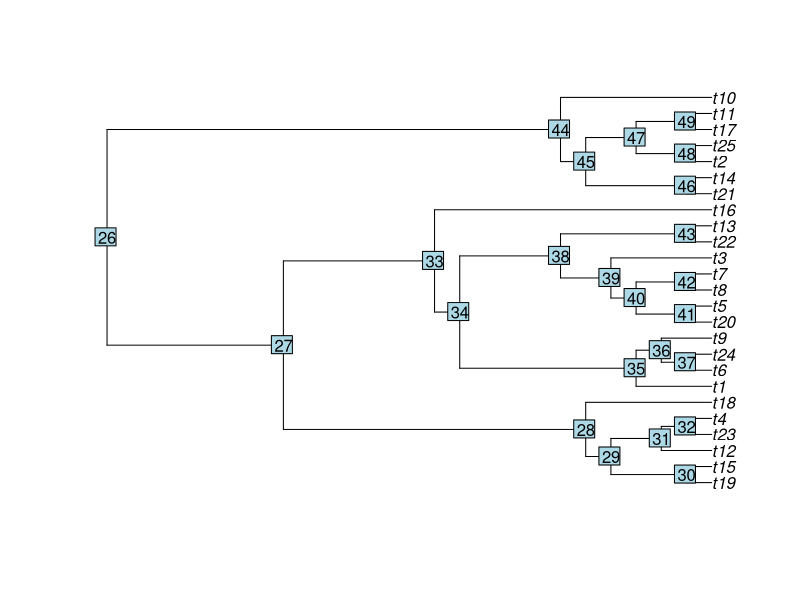
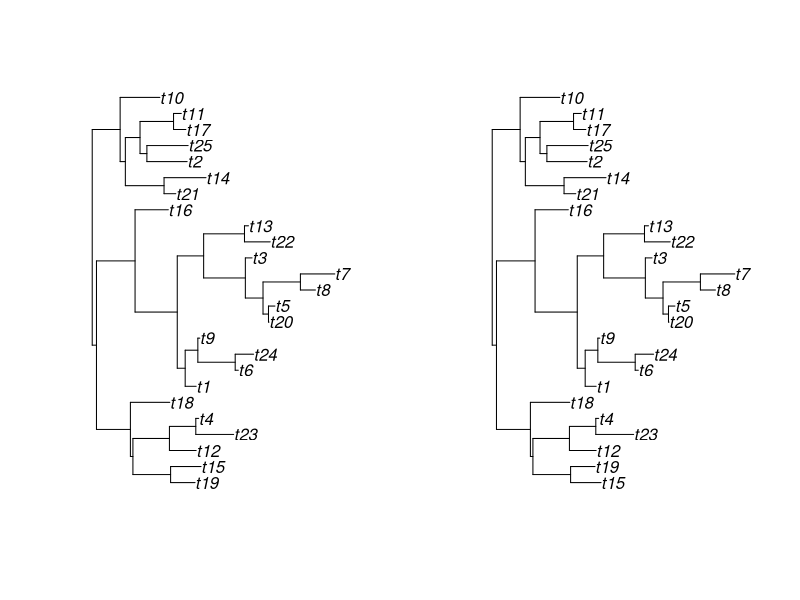
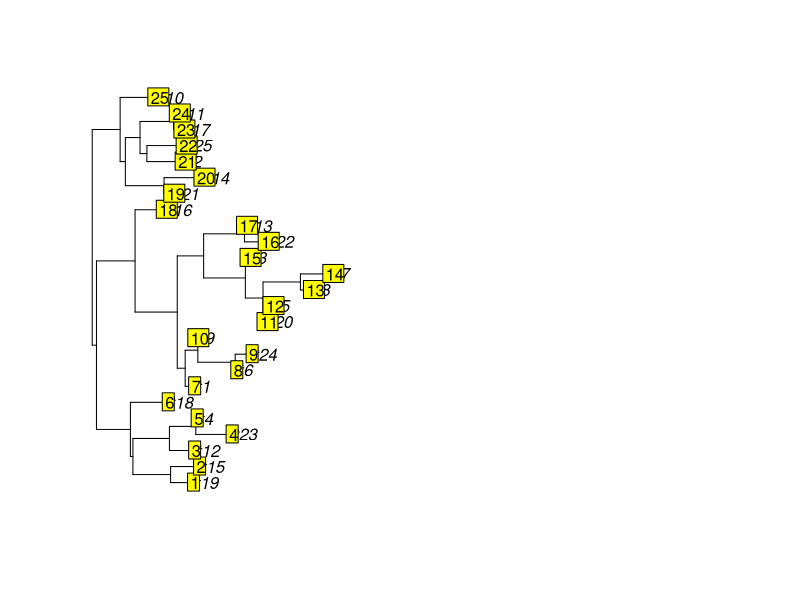
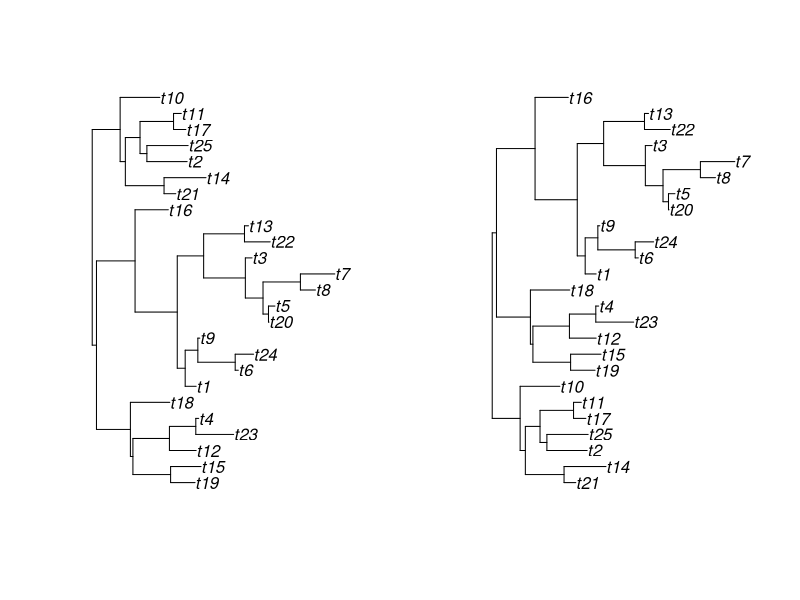
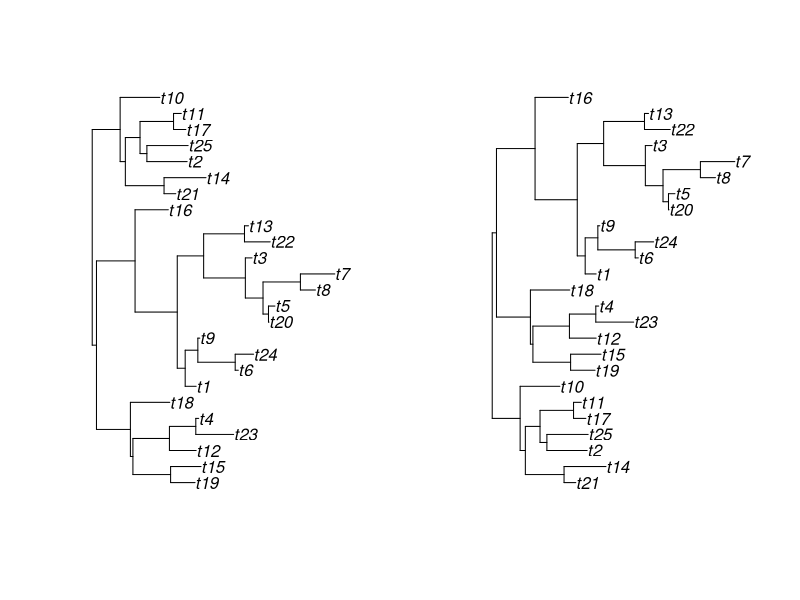
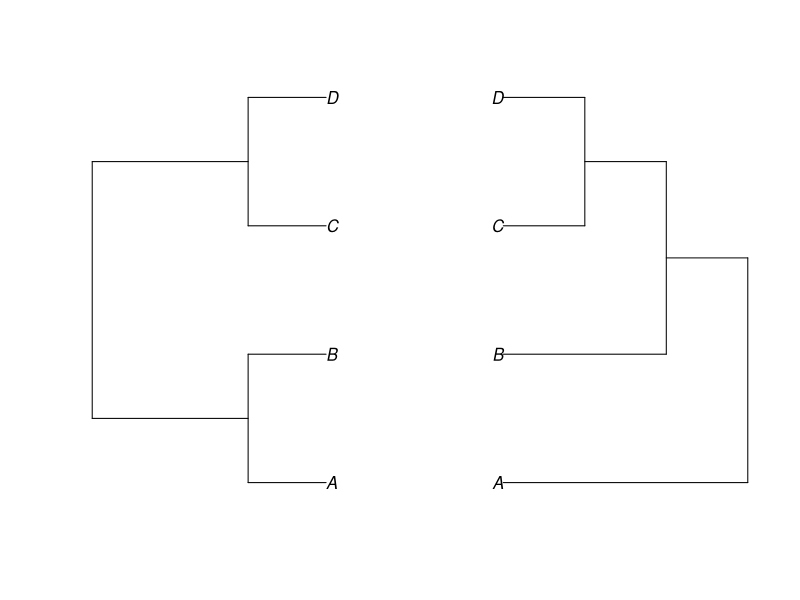
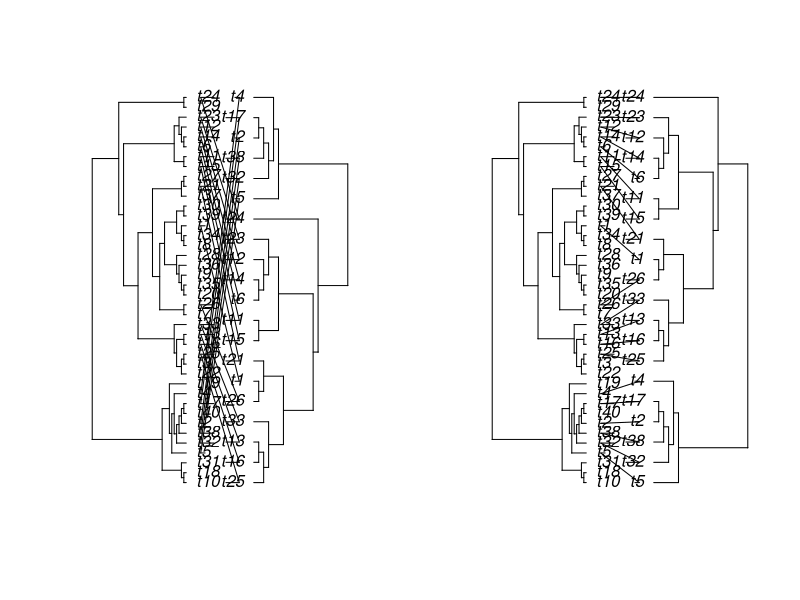

Recreate these plots in R, in order.
library(ape)


### Name: rotate
### Title: Swapping Sister Clades
### Aliases: rotate rotateConstr
### Keywords: manip

### ** Examples

# create a random tree:
tre <- rtree(25)

# visualize labels of internal nodes:
plot(tre, use.edge.length=FALSE)
nodelabels()

# rotate clades around node 30:
tre.new <- rotate(tre, 30)

# compare the results:
par(mfrow=c(1,2)) # split graphical device
plot(tre) # plot old tre
plot(tre.new) # plot new tree

# visualize labels of terminal nodes:
plot(tre)
tiplabels()

# rotate clades containing nodes 12 and 20:
tre.new <- rotate(tre, c(12, 21))

# compare the results:
par(mfrow=c(1,2)) # split graphical device
plot(tre) # plot old tre
plot(tre.new) # plot new tree

# or you migth just specify tiplabel names:
tre.new <- rotate(tre, c("t3", "t14"))

# compare the results:
par(mfrow=c(1,2)) # devide graphical device
plot(tre) # plot old tre
plot(tre.new) # plot new tree

# a simple example for rotateConstr:
A <- read.tree(text = "((A,B),(C,D));")
B <- read.tree(text = "(((D,C),B),A);")
B <- rotateConstr(B, A$tip.label)
plot(A); plot(B, d = "l")

# something more interesting (from ?cophyloplot):
tr1 <- rtree(40)
## drop 20 randomly chosen tips:
tr2 <- drop.tip(tr1, sample(tr1$tip.label, size = 20))
## rotate the root and reorder the whole:
tr2 <- rotate(tr2, 21)
tr2 <- read.tree(text = write.tree(tr2))
X <- cbind(tr2$tip.label, tr2$tip.label) # association matrix
cophyloplot(tr1, tr2, assoc = X, space = 28)
## before reordering tr2 we have to find the constraint:
co <- tr2$tip.label[order(match(tr2$tip.label, tr1$tip.label))]
newtr2 <- rotateConstr(tr2, co)
cophyloplot(tr1, newtr2, assoc = X, space = 28)
